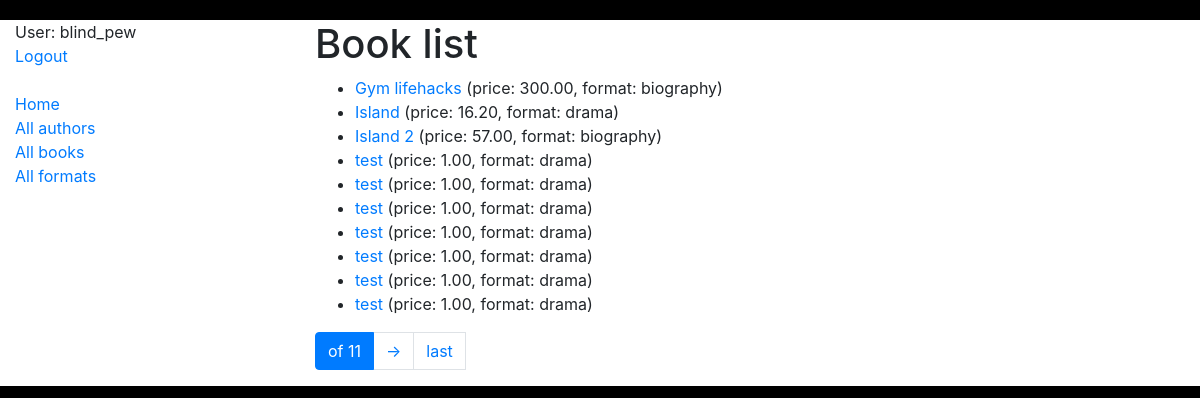
Screenshot of /catalog/books/ (signed in) with the database file from the repository.
### catalog/models.py (models this page shows, shortened)
class Author(AbstractUser):
    pseudonym = models.CharField(max_length=63, null=True, blank=True)
    class Meta:
        ordering = ["username"]

class Book(models.Model):
    title = models.CharField(max_length=255)
    price = models.DecimalField(max_digits=7, decimal_places=2)
    format = models.ForeignKey(
        LiteraryFormat,
        on_delete=models.CASCADE,
        related_name="books"
    )
    authors = models.ManyToManyField(settings.AUTH_USER_MODEL, related_name="books")
    class Meta:
        ordering = ["title"]
    def get_absolute_url(self):
        return reverse("catalog:book-detail", args=[str(self.id)])

class LiteraryFormat(models.Model):
    name = models.CharField(max_length=63)
    class Meta:
        ordering = ["name"]

### catalog/views.py (the view)
class BookListView(LoginRequiredMixin, generic.ListView):
    model = Book
    queryset = Book.objects.all().select_related("format")
    paginate_by = 10  # ?page=1

### templates/catalog/book_list.html (shortened to what this page needs)
{% extends "base.html" %}
{% block content %}
  <h1>Book list</h1>
  {% if book_list %}
    <ul>
      {% for book in book_list %}
        <li>
          <a href="{{ book.get_absolute_url }}">{{ book.title }}</a>
          (price: {{ book.price }}, format: {{ book.format.name }})
        </li>
      {% endfor %}
    </ul>
  {% else %}
    <p>There are no books in library</p>
  {% endif %}
{% endblock %}

### templates/includes/sidebar.html
<ul class="sidebar-nav">
    {% if user.is_authenticated %}
      <li>User: {{ user.username }}</li>
      <li><a href="{% url 'logout' %}">Logout</a></li>
    {% else %}
      <li><a href="{% url 'login' %}">Login</a></li>
    {% endif %}
    <br>
    <li><a href="{% url 'catalog:index' %}">Home</a></li>
    <li><a href="{% url 'catalog:author-list' %}">All authors</a></li>
    <li><a href="{% url 'catalog:book-list' %}">All books</a></li>
    <li><a href="{% url 'catalog:literary-format-list' %}">All formats</a></li>
</ul>

### static/css/styles.css (style rules this page uses)
body { margin-top: 20px; }
.sidebar-nav { padding: 0; list-style: none; }
html { background-color: black; }

### rows the page displays
Author: username "blind_pew"
Book: title "Gym lifehacks", price "300.00", format.name "biography"
Book: title "Island", price "16.20", format.name "drama"
Book: title "Island 2", price "57.00", format.name "biography"
Book: title "test", price "1.00", format.name "drama"
Book: title "test", price "1.00", format.name "drama"
Book: title "test", price "1.00", format.name "drama"
Book: title "test", price "1.00", format.name "drama"
Book: title "test", price "1.00", format.name "drama"
Book: title "test", price "1.00", format.name "drama"
Book: title "test", price "1.00", format.name "drama"

### other values shown
{{ paginator.num_pages }} "11"
